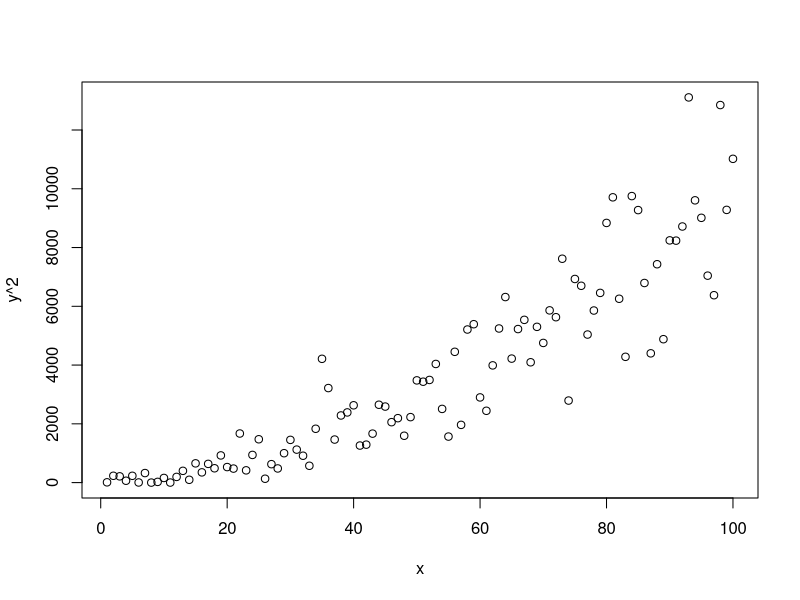
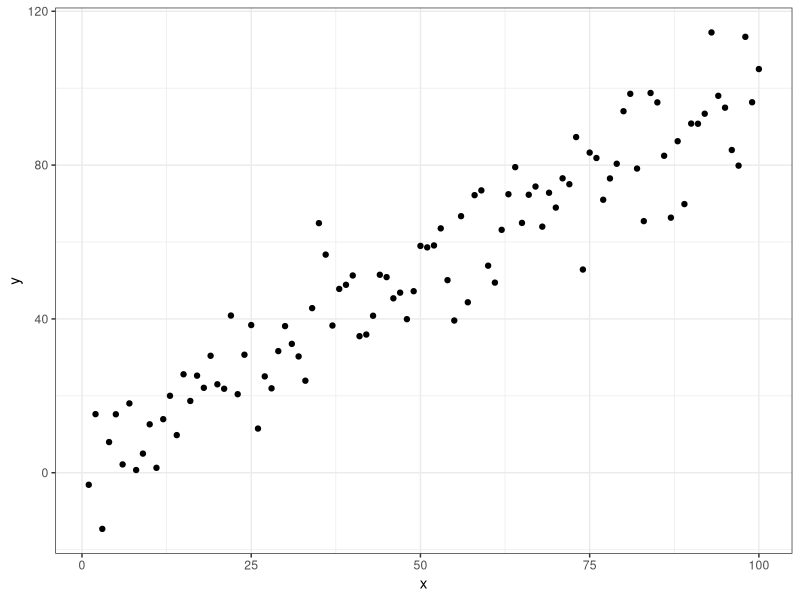

Write the R code that produced these figures, in order.
library(ggplot2)

x <- 1:100
y <- x + rnorm(length(x), mean = 2, sd = 10)
plot(x, y^2)

dat <- data.frame(x, y)

ggplot(dat, aes(x, y)) +
  geom_point() +
  theme_bw()
